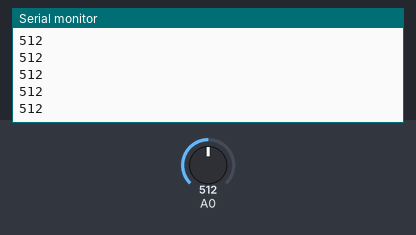
Recording of a sketch running on a simulated Arduino Uno, built with avr-gcc and run on an emulated ATmega328P. Parts: the last lines printed to the serial monitor. Inputs (shaded band) come from the test bench; at power-on: A0 = 512.

Above: at 1.2 s.
1.3 s: A0 set to 716
At 2.2 s:
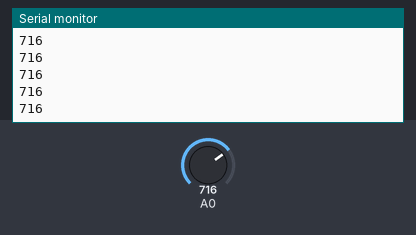
2.8 s: A0 set to 900
At 3.9 s:
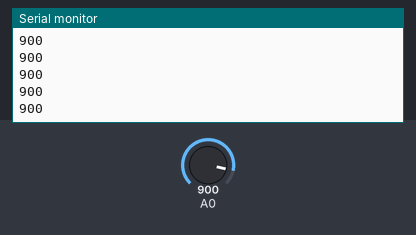
Timing chart, 0 to 5.8 s (numbered marks = the images above; inputs shaded):
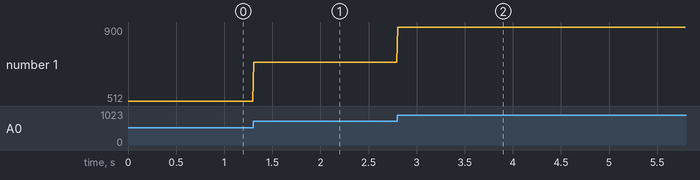

Measured:
- after the input at 1.3 s, the serial monitor: prints a new line at once (image 1)
- after the input at 2.8 s, the serial monitor: prints a new line at once (image 2)
- plotted number 1: 512 → 716 after the input at 1.3 s, 716 → 900 after the input at 2.8 s

The sketch:

EEG_observe.ino
```cpp
//Just to observe the wave
void setup() {
  // put your setup code here, to run once:
  Serial.begin(115200);

}

void loop() {
  // put your main code here, to run repeatedly:
  Serial.print(analogRead(0));
  Serial.print('\n');
  delay(10);
}
```
